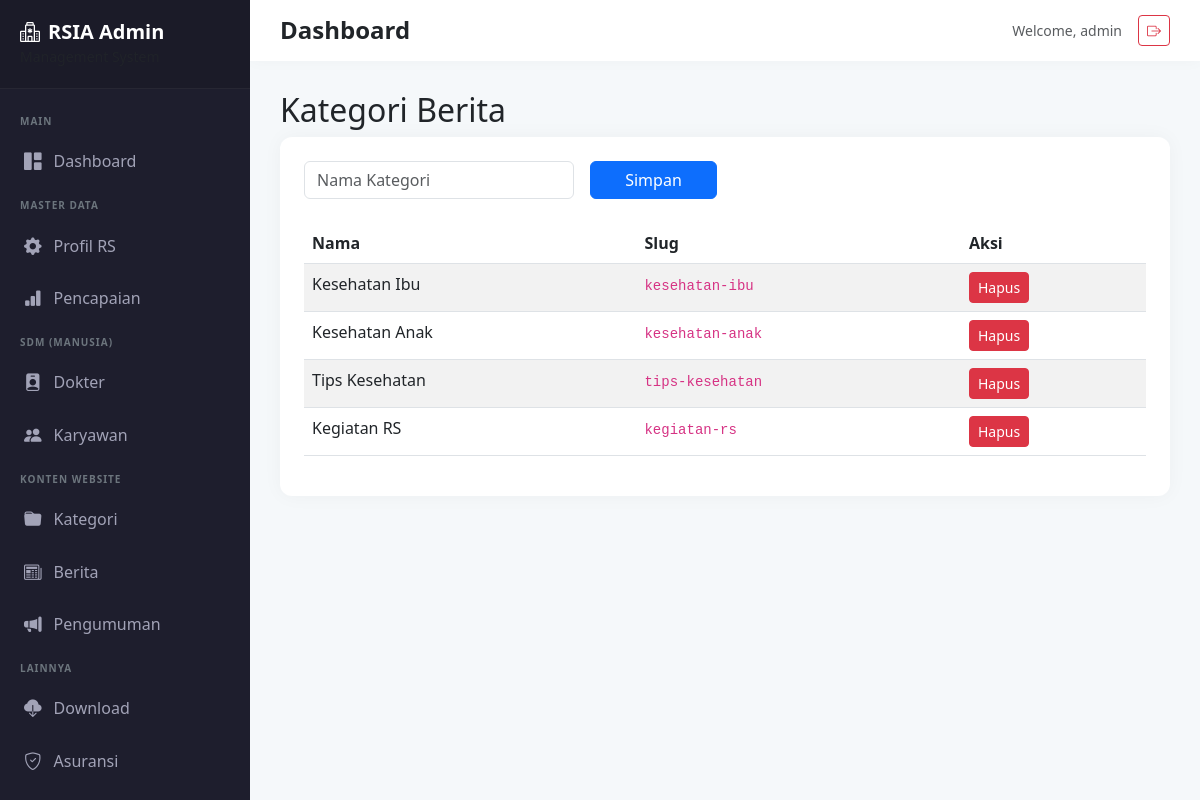
The app's page /admin/categories.php (signed in) with its own data.
### tables this page shows
CREATE TABLE `categories` (
  `id` int(11) NOT NULL,
  `name` varchar(100) NOT NULL,
  `slug` varchar(100) NOT NULL
);

### config/database.php (called while the page is built, shortened)
<?php
class Database {
    private $host = DB_HOST;
    private $dbname = DB_NAME;
    private $user = DB_USER;
    private $pass = DB_PASS;
    private $dbh;
    private $stmt;
    public function __construct() {
        $dsn = 'mysql:host=' . $this->host . ';dbname=' . $this->dbname;
        $options = [
            PDO::ATTR_PERSISTENT => true,
            PDO::ATTR_ERRMODE => PDO::ERRMODE_EXCEPTION
        ];
        try {
            $this->dbh = new PDO($dsn, $this->user, $this->pass, $options);
        } catch(PDOException $e) {
            die("Koneksi gagal: " . $e->getMessage());
        }
    }
    public function query($query) {
        $this->stmt = $this->dbh->prepare($query);
    }
    public function execute() {
        return $this->stmt->execute();
    }
    public function resultSet() {
        $this->execute();
        return $this->stmt->fetchAll(PDO::FETCH_ASSOC);
    }
}
?>

### admin/categories.php (the view, shortened to what this page needs)
<?php
require_once '../config/database.php'; $db = new Database();
 $db->query("SELECT * FROM categories"); $rows = $db->resultSet();
require_once 'nav_admin.php';
?>
    <h2>Kategori Berita</h2>
    <div class="card p-4">
        <form method="POST" class="row g-3 mb-4">
            <div class="col-md-4"><input type="text" name="name" id="editName" class="form-control" placeholder="Nama Kategori" required></div>
            <div class="col-md-2"><button type="submit" class="btn btn-primary w-100">Simpan</button></div>
        </form>
        <table class="table table-striped">
            <thead><tr><th>Nama</th><th>Slug</th><th>Aksi</th></tr></thead>
            <tbody>
                <?php foreach($rows as $r): ?>
                <tr>
                    <td><?php echo $r['name']; ?></td>
                    <td><code><?php echo $r['slug']; ?></code></td>
                    <td><a href="?delete=<?php echo $r['id']; ?>" class="btn btn-sm btn-danger" onclick="return confirm('Hapus?')">Hapus</a></td>
                </tr>
                <?php endforeach; ?>
            </tbody>
        </table>
    </div>
<?php require_once 'footer_admin.php'; ?>

### admin/nav_admin.php (style rules this page uses)
:root { --sidebar-width: 250px; --primary-color: #4a51f9; --sidebar-bg: #1e1e2d; --sidebar-hover: #2a2a3d; }
body { background-color: #f5f8fa; font-family: 'Segoe UI', Roboto, sans-serif; overflow-x: hidden; }
.card { border: none; border-radius: 12px; box-shadow: 0 0 20px rgba(0,0,0,0.04); margin-bottom: 25px; }

### records on screen
categories: name "Kesehatan Ibu", slug "kesehatan-ibu"
categories: name "Kesehatan Anak", slug "kesehatan-anak"
categories: name "Tips Kesehatan", slug "tips-kesehatan"
categories: name "Kegiatan RS", slug "kegiatan-rs"

### other values on screen
$_SESSION['admin_user'] "admin"
